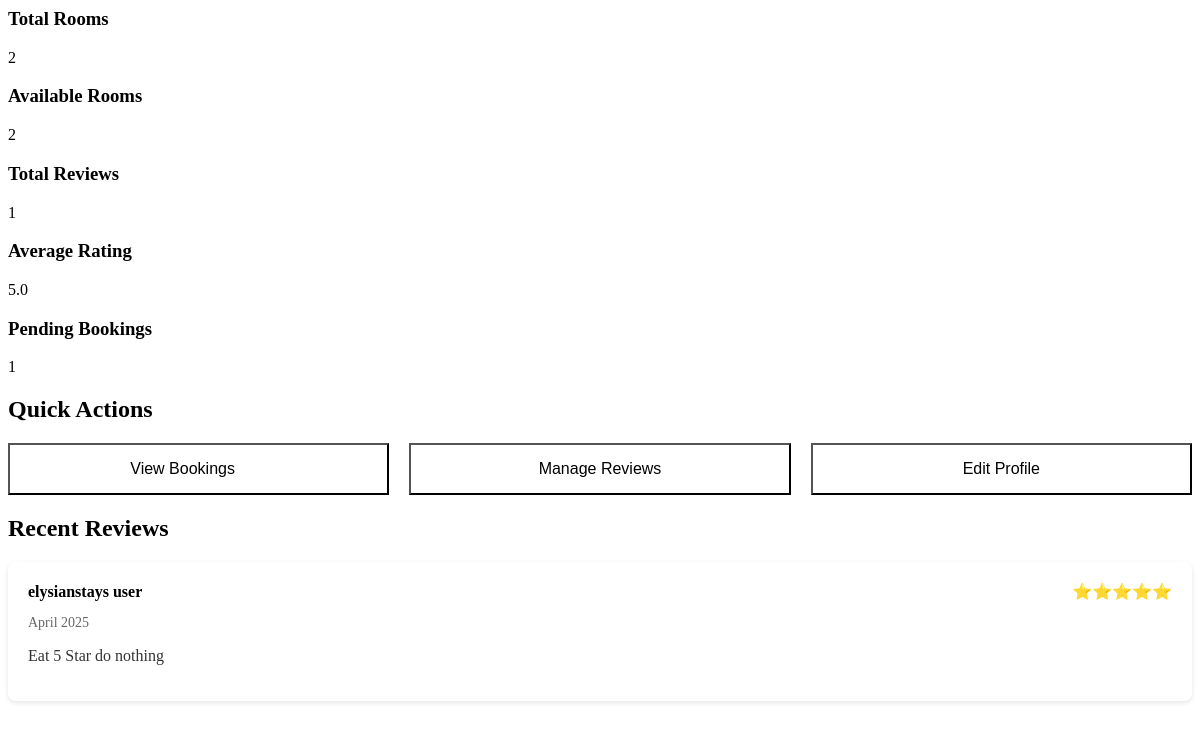
Page /hotel/sections/overview.php (signed in) on the committed database.
### tables this page shows
CREATE TABLE `reviews` (
  `id` int NOT NULL,
  `hotel_id` int NOT NULL,
  `author_name` varchar(255) NOT NULL,
  `review_date` varchar(50) NOT NULL,
  `review_text` text NOT NULL,
  `rating` int NOT NULL,
  `status` enum('active','inactive') NOT NULL DEFAULT 'active'
);

### hotel/sections/overview.php (the view, shortened to what this page needs)
<?php
require_once '../config/database.php';
$user_id = $_SESSION['user_id'];
$stmt = $conn->prepare("SELECT id FROM hotels WHERE user_id = ?");
$stmt->execute([$user_id]);
$result = $stmt->fetch(PDO::FETCH_ASSOC);
if (!$result) {
    $stmt = $conn->prepare("INSERT INTO hotels (user_id, name) VALUES (?, 'My Hotel')");
    $stmt->execute([$user_id]);
    $hotel_id = $conn->lastInsertId();
} else {
    $hotel_id = $result['id'];
}
$stmt = $conn->prepare("SELECT COUNT(*) FROM rooms WHERE hotel_id = ?");
$stmt->execute([$hotel_id]);
$total_rooms = $stmt->fetchColumn();
$stmt = $conn->prepare("SELECT COUNT(*) FROM rooms WHERE hotel_id = ? AND status = 'available'");
$stmt->execute([$hotel_id]);
$available_rooms = $stmt->fetchColumn();
$stmt = $conn->prepare("SELECT COUNT(*) FROM reviews WHERE hotel_id = ?");
$stmt->execute([$hotel_id]);
$total_reviews = $stmt->fetchColumn();
$stmt = $conn->prepare("SELECT AVG(rating) FROM reviews WHERE hotel_id = ?");
$stmt->execute([$hotel_id]);
$avg_rating_value = $stmt->fetchColumn();
$avg_rating = $avg_rating_value !== null ? number_format($avg_rating_value, 1) : '0.0';
$stmt = $conn->prepare("SELECT COUNT(*) FROM bookings WHERE hotel_id = ? AND status = 'pending'");
$stmt->execute([$hotel_id]);
$pending_bookings = $stmt->fetchColumn();
?>
<div class="stats-container">
    <div class="stat-card">
        <h3>Total Rooms</h3>
        <p class="stat-number"><?php echo $total_rooms; ?></p>
    </div>
    <div class="stat-card">
        <h3>Available Rooms</h3>
        <p class="stat-number"><?php echo $available_rooms; ?></p>
    </div>
    <div class="stat-card">
        <h3>Total Reviews</h3>
        <p class="stat-number"><?php echo $total_reviews; ?></p>
    </div>
    <div class="stat-card">
        <h3>Average Rating</h3>
        <p class="stat-number"><?php echo $avg_rating; ?> <i class="fas fa-star" style="color: #FFD700;"></i></p>
    </div>
    <div class="stat-card">
        <h3>Pending Bookings</h3>
        <p class="stat-number"><?php echo $pending_bookings; ?></p>
    </div>
</div>
<div class="content-section">
    <h2>Quick Actions</h2>
    <div class="quick-actions">
        <button class="btn btn-info" onclick="loadSection('bookings')">
            <i class="fas fa-calendar-check"></i> View Bookings
            <?php if ($pending_bookings > 0): ?>
                <span class="badge"><?php echo $pending_bookings; ?></span>
            <?php endif; ?>
        </button>
        <button class="btn btn-success" onclick="loadSection('reviews')">
            <i class="fas fa-star"></i> Manage Reviews
        </button>
        <button class="btn btn-warning" onclick="loadSection('profile')">
            <i class="fas fa-edit"></i> Edit Profile
        </button>
    </div>
</div>
<div class="content-section">
    <h2>Recent Reviews</h2>
    <div class="recent-reviews">
        <?php
        $stmt = $conn->prepare("SELECT * FROM reviews WHERE hotel_id = ? ORDER BY id DESC LIMIT 3");
        $stmt->execute([$hotel_id]);
        $recent_reviews = $stmt->fetchAll(PDO::FETCH_ASSOC);
        if ($recent_reviews) {
            foreach ($recent_reviews as $review) {
                echo '<div class="review-card">';
                echo '<div class="review-header">';
                echo '<strong>' . htmlspecialchars($review['author_name']) . '</strong>';
                echo '<span class="rating">' . str_repeat('⭐', $review['rating']) . '</span>';
                echo '</div>';
                echo '<p class="review-date">' . htmlspecialchars($review['review_date']) . '</p>';
                echo '<p class="review-text">' . htmlspecialchars($review['review_text']) . '</p>';
                echo '</div>';
            }
        } else {
            echo '<p class="no-data">No reviews yet.</p>';
        }
        ?>
    </div>
</div>

### hotel/sections/overview.php (style rules this page uses)
.quick-actions { display: grid; grid-template-columns: repeat(auto-fit, minmax(200px, 1fr)); gap: 20px; margin-top: 20px; }
.quick-actions .btn { width: 100%; padding: 15px; justify-content: center; font-size: 16px; }
.btn-info { background-color: var(--info); }
.btn-success { background-color: var(--success); }
.btn-warning { background-color: var(--warning); }
.badge { background-color: var(--danger); color: white; padding: 2px 8px; border-radius: 10px; font-size: 12px; margin-left: 5px; }
.review-card { background: white; padding: 20px; border-radius: 8px; margin-bottom: 15px; box-shadow: 0 2px 5px rgba(0,0,0,0.1); }
.review-header { display: flex; justify-content: space-between; align-items: center; margin-bottom: 10px; }
.review-date { color: #666; font-size: 14px; margin-bottom: 10px; }
.review-text { color: #333; }
.rating { color: #FFD700; }

### rows in the picture
reviews: author_name "elysianstays user", rating "⭐⭐⭐⭐⭐", review_date "April 2025", review_text "Eat 5 Star do nothing"

### other values in the picture
$total_rooms "2"
$available_rooms "2"
$total_reviews "1"
$avg_rating "5.0"
$pending_bookings "1"
